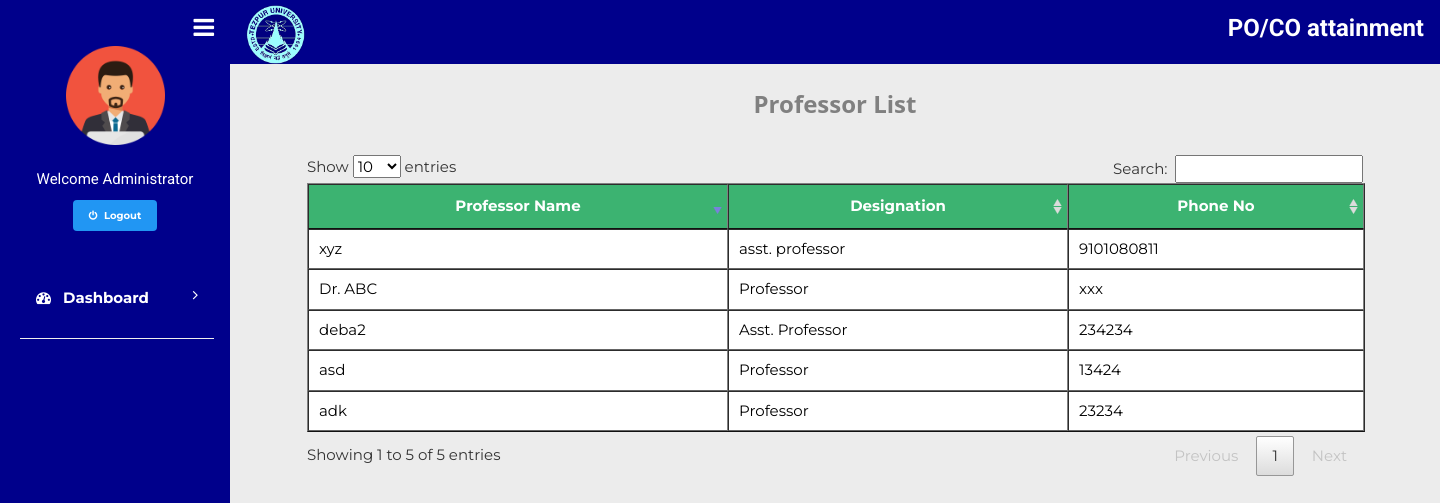
/teacher_details.php (signed in), run on the app's committed database.
### tables this page shows
CREATE TABLE IF NOT EXISTS `teacher` (
  `id` int(11) NOT NULL AUTO_INCREMENT,
  `user_id` int(11) NOT NULL,
  `teacher_name` varchar(50) NOT NULL,
  `teacher_age` varchar(50) NOT NULL,
  `teacher_designation` varchar(50) NOT NULL,
  `gender` varchar(50) NOT NULL,
  `mobile` varchar(50) NOT NULL,
  PRIMARY KEY (`id`),
  KEY `fk` (`user_id`)
);

### teacher_details.php (the view, shortened to what this page needs)
<!doctype html>
<html>
<head>
<link href="css/styles.css" type="text/css" rel="stylesheet">
 <link href="css/button.css" type="text/css" rel="stylesheet">
<link rel="stylesheet" href="https://cdnjs.cloudflare.com/ajax/libs/font-awesome/4.7.0/css/font-awesome.min.css">
<link href="../../css/w3.`css" type="text/css" rel="stylesheet">
<link rel="stylesheet" href="https://cdnjs.cloudflare.com/ajax/libs/font-awesome/4.7.0/css/font-awesome.min.css">
<link rel="stylesheet" type="text/css" href="DataTables/datatables.min.css"/>
</head>
<body style="background-color:#ECECEC">
<?php include "admin-sidebar.php"; ?>
	<div id="main" style="margin-left:230px;">
	<div class="container w3-card-4" style="background-color:darkblue">
	<div class="center-align " style="">
		<span style="background: darkblue;"><b><img src="images/logo.png" style="width: 5%; padding-top:5px"> <h3 style="font-family:roboto; color:white ; float: right;"> <b>PO/CO attainment</b></h3></b></span>
	</div>
	</div>
	<div class="" style="width:100%; margin:10px auto;"><div class="w3-container w3-margin-bottom" >
	<div class=" w3-padding">
	<center><div class="" style="width:1200px; height:600px; margin-top:1%; overflow:scroll;">
	<h3 style="color:grey; font-weight:bold">Professor List</h3><br>
	<div class="" style="width:88%;" >
	<table id="myTable" class="w3-table-all"  border="1">
	<thead>
	<tr style="background-color: mediumseagreen; color:white;">
    <th>Professor Name</th>
	<th>Designation</th>
	<th>Phone No</th>
	</tr>
	</thead>
<?php
include ("db/db_connection.php");
$sql="select * from teacher";
$result=mysqli_query($conn,$sql);
while($row=mysqli_fetch_array($result))
{
?>
<tr>
<td><?php echo $row["teacher_name"]; ?></td>
<td><?php echo $row["teacher_designation"]; ?></td>
<td><?php echo $row["mobile"]; ?></td>
</tr>
<?php
   }
   ?>
</table>
</div>
</div>
  </div>
      </div>
</html>

### css/styles.css (style rules this page uses)
*,*:before,*:after { box-sizing:inherit }
html { -ms-text-size-adjust:100%;-webkit-text-size-adjust:100% }
body { margin:0 }
img { border-style:none }
html,body { font-family:Verdana,sans-serif;font-size:15px;line-height:1.5 }
html { overflow-x:hidden }
h3 { font-size:24px }
h1,h2,h3,h4,h5,h6 { font-family:"Segoe UI",Arial,sans-serif;font-weight:400;margin:10px 0 }
img { vertical-align:middle }
.main,#main { transition:margin-left .4s }
.container:after,.container:before,.panel:after,.panel:before,.row:after,.row:before,.row-padding:after,.row-padding:before, .cell-row:before,.cell-row:after,.clear:after,.clear:before,.bar:before,.bar:after { content:"";display:table;clear:both }
.container,.panel { padding:0.01em 16px }

### css/button.css (style rules this page uses)
* { -webkit-box-sizing: border-box; -moz-box-sizing: border-box; box-sizing: border-box; }

### teacher_details.php (style rules this page uses)
body { font-family: 'Montserrat', sans-serif; }

### data on the page
teacher: teacher_name "Dr. ABC", teacher_designation "Professor", mobile "xxx"
teacher: teacher_name "deba2", teacher_designation "Asst. Professor", mobile "234234"
teacher: teacher_name "asd", teacher_designation "Professor", mobile "13424"
teacher: teacher_name "adk", teacher_designation "Professor", mobile "23234"
teacher: teacher_name "xyz", teacher_designation "asst. professor", mobile "9101080811"
